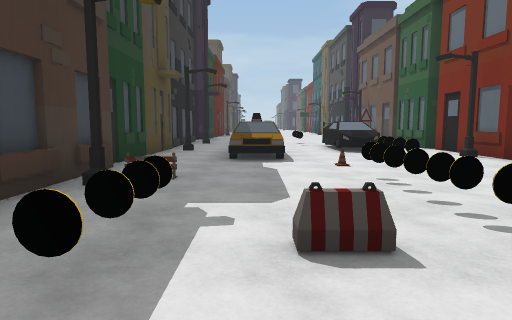
View 1 (above)

14 first-person views from a walk through a Unity game level. The camera is 1.4 m above the floor, tilts 6° down and sees 75° across. The floor is counted in squares, 2 m on a side. Each view is taken from the middle of a square. On the plan, view 1 faces up. The plan holds only what a view shows up to about 10 squares ahead; the rest is blank. The place goes on beyond the plan. Some surface patterns are stand-ins.

View 2
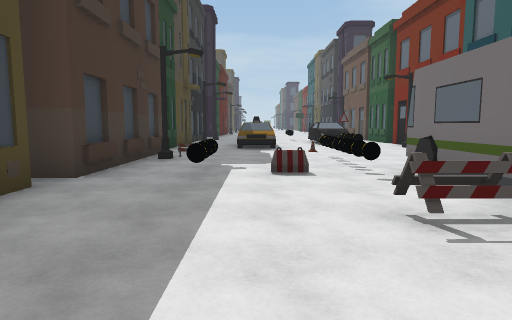

View 3
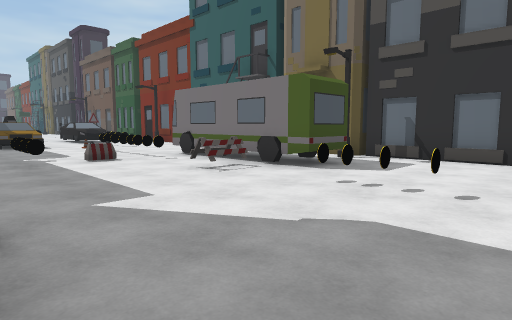

View 4
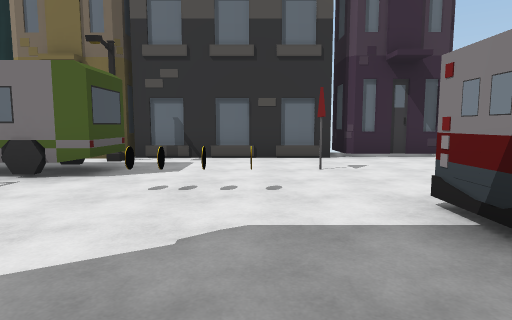

View 5
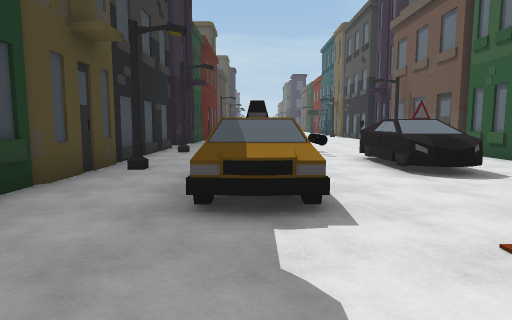

View 6
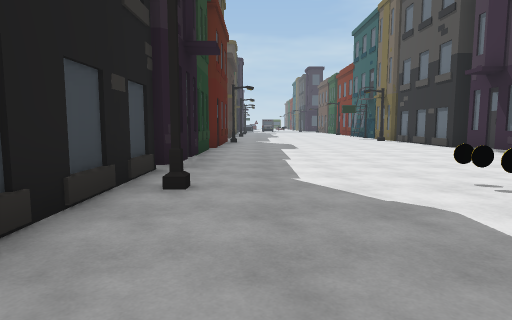

View 7
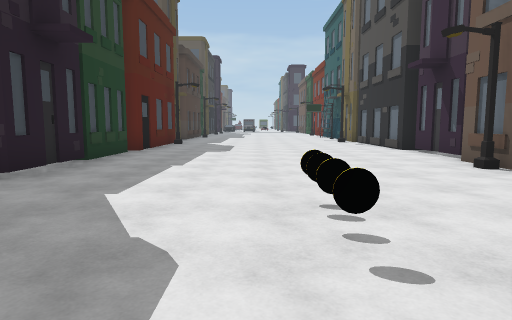

View 8
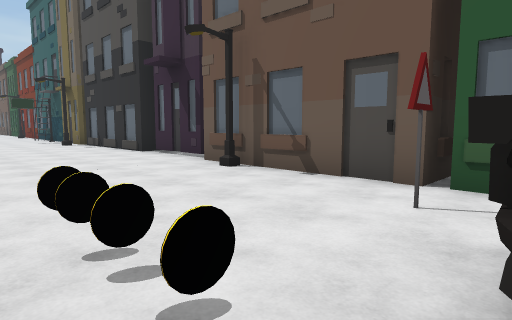

View 9
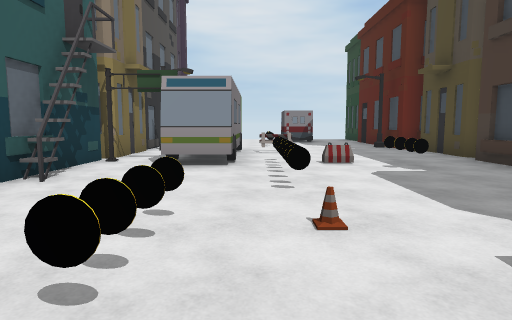

View 10
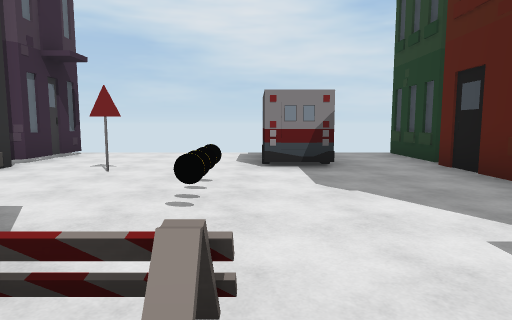

View 11
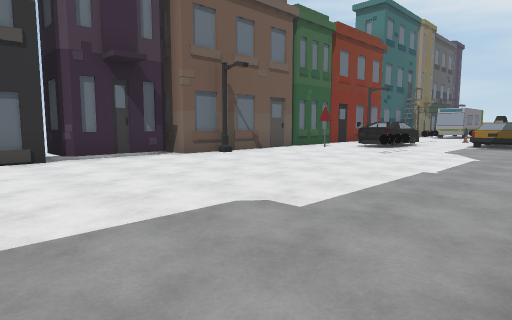

View 12
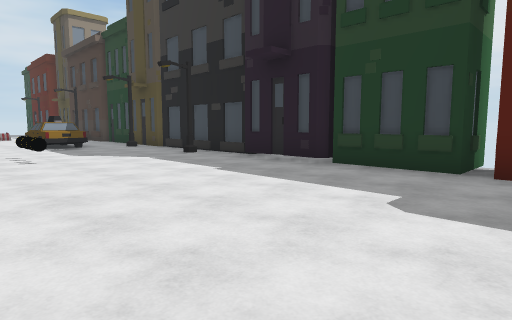

View 13
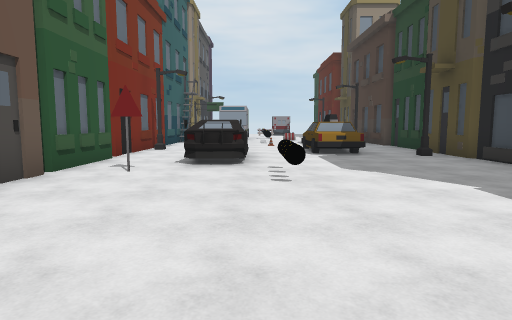

View 14
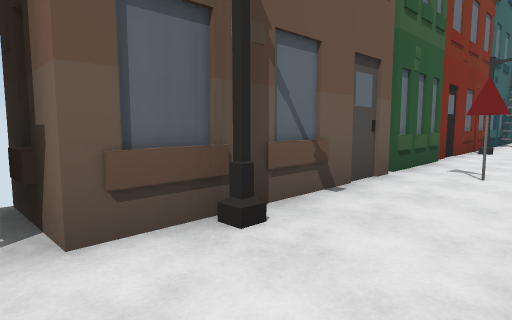

### Floor plan
Key: @ floor where view 1 was taken; # wall or solid block; x gap in a wall; . floor; B building; C car; I coin; A barrier; U bus; O other object.
Columns run from 4 left of view 1 to 7 right of it. Each row starts with its distance up from view 1.
 21   .......#
 20   .......##
 19 BB........#
 18 B#........#
 17 B#........#
 16 B#.......##
 15 B#.......#
 14 B#.......#
 13 B#....I..#
 12 B#....I.O##
 11 B#.....C.#
 10 B#.....C.B
  9  #B.O..C..B
  8 B#..O.....
  7 B#..O..O.#
  6 B#.....O.B
  5  #....O..B
  4  #xO..O..#
  3  #....O..#
  2  #.I.AOU.#
  1  #.I..O#.# B
  0  #..@..#.# B
 -1  #...OO#.##B
 -2  BB....... B
 -3   ....O..# B
 -4   ....O..# B
 -5   .....O.##B
 -6 BB..#.....#B
 -7 B .. ..... B
 -8 B ..O..... B

Positions as (right, up) in squares from view 1, and headings:
1: (0, 0), facing up
2: (0, -3), facing up
3: (-2, -5), facing up-right
4: (-2, -4), facing right
5: (0, 4), facing up
6: (-1, 9), facing up
7: (1, 10), facing up
8: (1, 11), facing up-right
9: (2, 8), facing down
10: (1, 0), facing down
11: (-2, 21), facing down-right
12: (3, 20), facing down-left
13: (2, 17), facing down
14: (3, 17), facing down-right
